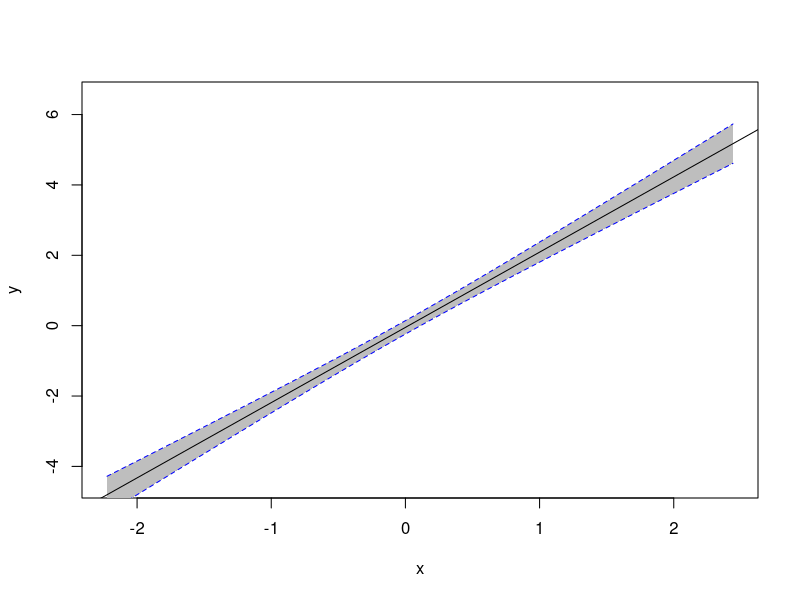

Recreate this plot in R.
#make this example reproducible
set.seed(0)

#create dataset
x <- rnorm(100)
y <- x*2 + rnorm(100)
df <- data.frame(x = x, y = y)

#fit linear regression model
model <- lm(y ~ x, data = df) 

#get predicted y values using regression equation
newx <- seq(min(df$x), max(df$x), length.out=100)
preds <- predict(model, newdata = data.frame(x=newx), interval = 'confidence')

#create plot of x vs. y
plot(y ~ x, data = df, type = 'n')

#fill in area between regression line and confidence interval
polygon(c(rev(newx), newx), c(rev(preds[ ,3]), preds[ ,2]), col = 'grey', border = NA)

#add fitted regression line
abline(model)

#add dashed lines for confidence bands
lines(newx, preds[ ,3], lty = 'dashed', col = 'blue')
lines(newx, preds[ ,2], lty = 'dashed', col = 'blue')
